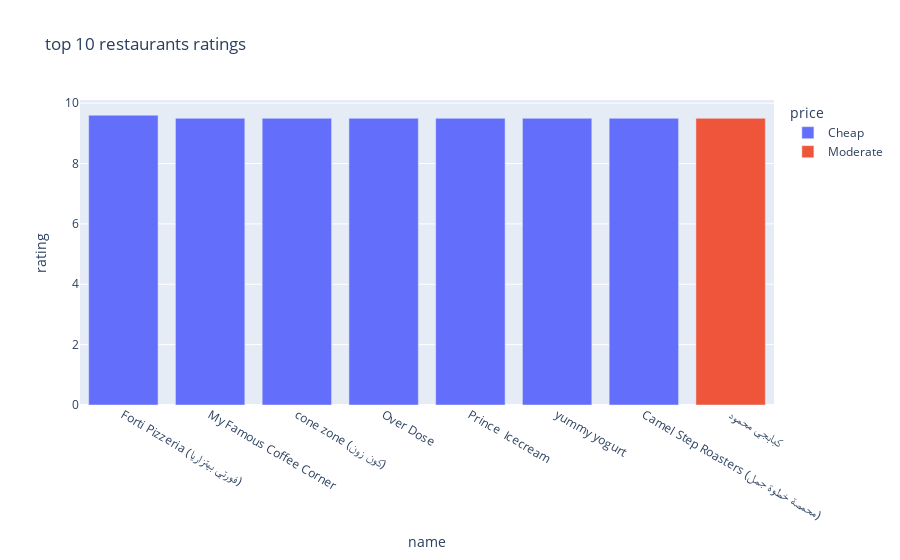

Here is the notebook cell this chart was saved with:
### Code cell
df_sorted = df.sort_values(by='rating',ascending=False).head(10)
px.bar(data_frame=df_sorted,x='name',y='rating',color='price',title='top 10 restaurants ratings')

### Figure 1 — Plotly figure (JSON) as saved in the notebook; plotly's stock layout.template omitted (floating-point values rounded to 4 significant figures)
{"data": [{"alignmentgroup": "True", "hovertemplate": "price=Cheap<br>name=%{x}<br>rating=%{y}<extra></extra>", "legendgroup": "Cheap", "marker": {"color": "#636efa", "pattern": {"shape": ""}}, "name": "Cheap", "offsetgroup": "Cheap", "orientation": "v", "showlegend": true, "textposition": "auto", "type": "bar", "x": ["Forti Pizzeria (فورتي بيتزاريا)", "My Famous Coffee Corner", "cone zone (كون زون)", "Over Dose", "Prince  Icecream", "yummy yogurt", "Camel Step Roasters (محمصة خطوة جمل)"], "xaxis": "x", "y": [9.6, 9.5, 9.5, 9.5, 9.5, 9.5, 9.5], "yaxis": "y"}, {"alignmentgroup": "True", "hovertemplate": "price=Moderate<br>name=%{x}<br>rating=%{y}<extra></extra>", "legendgroup": "Moderate", "marker": {"color": "#EF553B", "pattern": {"shape": ""}}, "name": "Moderate", "offsetgroup": "Moderate", "orientation": "v", "showlegend": true, "textposition": "auto", "type": "bar", "x": ["كبابجي محمود"], "xaxis": "x", "y": [9.5], "yaxis": "y"}], "layout": {"barmode": "relative", "legend": {"title": {"text": "price"}, "tracegroupgap": 0}, "title": {"text": "top 10 restaurants ratings"}, "xaxis": {"anchor": "y", "domain": [0, 1], "title": {"text": "name"}}, "yaxis": {"anchor": "x", "domain": [0, 1], "title": {"text": "rating"}}}}
